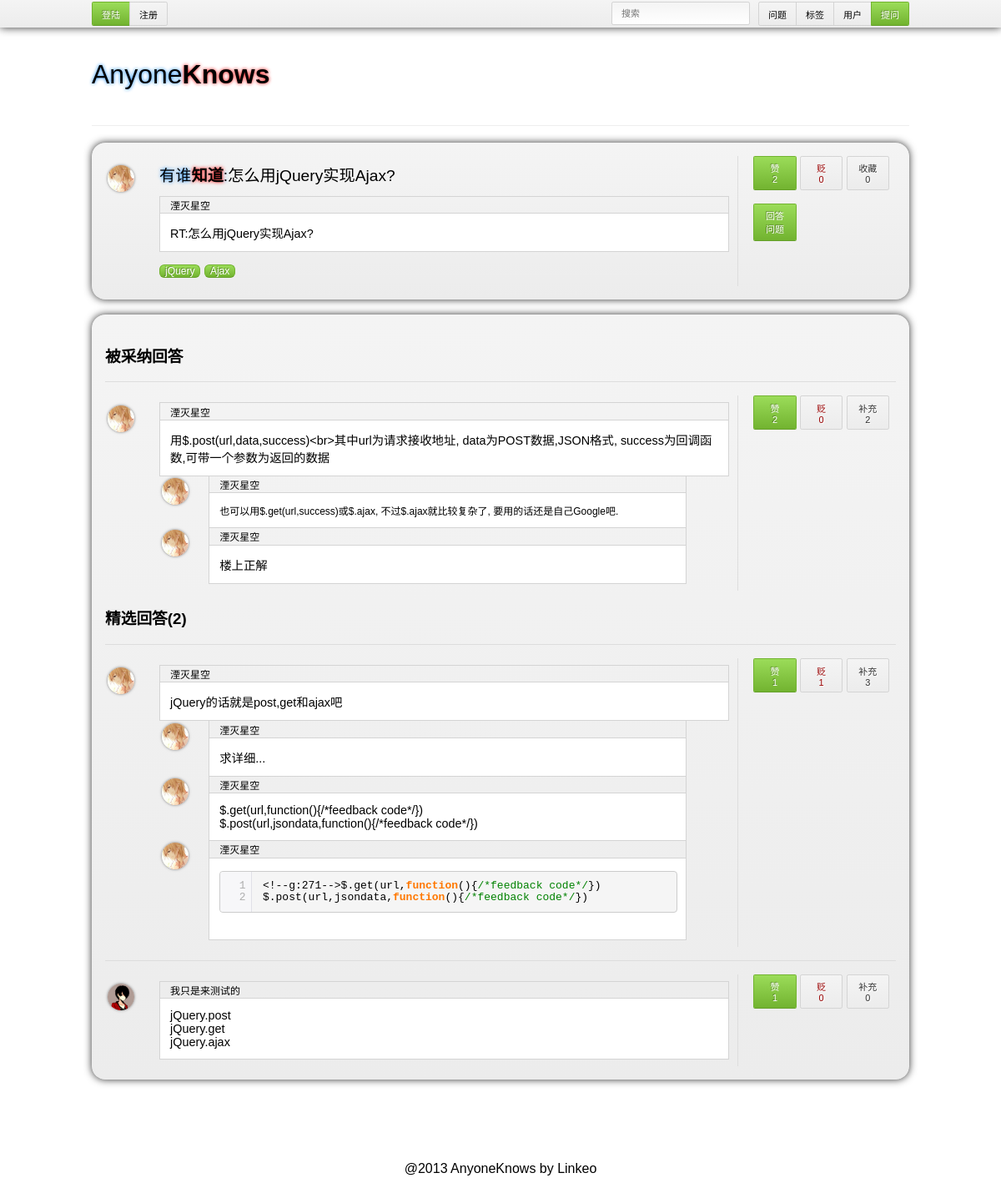
/question.php?qid=3, run on the app's committed database.
### tables this page shows
CREATE TABLE IF NOT EXISTS `question` (
  `qid` int(11) NOT NULL AUTO_INCREMENT,
  `uid` int(11) NOT NULL,
  `title` varchar(128) NOT NULL,
  `content` text NOT NULL,
  `time` timestamp NOT NULL DEFAULT CURRENT_TIMESTAMP,
  `tags` varchar(128) DEFAULT NULL,
  PRIMARY KEY (`qid`),
  KEY `uid` (`uid`)
);

CREATE TABLE IF NOT EXISTS `user` (
  `uid` int(11) NOT NULL AUTO_INCREMENT,
  `username` varchar(25) NOT NULL,
  `password` varchar(25) NOT NULL,
  `name` varchar(64) NOT NULL,
  `email` varchar(128) NOT NULL,
  `website` varchar(128) DEFAULT NULL,
  `location` varchar(128) DEFAULT NULL,
  `gender` int(1) NOT NULL,
  `avator` int(1) NOT NULL,
  `time` timestamp NOT NULL DEFAULT CURRENT_TIMESTAMP,
  PRIMARY KEY (`uid`),
  UNIQUE KEY `username` (`username`,`email`)
);

CREATE TABLE IF NOT EXISTS `answer` (
  `aid` int(11) NOT NULL AUTO_INCREMENT,
  `uid` int(11) NOT NULL,
  `qid` int(11) NOT NULL,
  `content` text NOT NULL,
  `time` timestamp NOT NULL DEFAULT CURRENT_TIMESTAMP,
  PRIMARY KEY (`aid`),
  KEY `qid` (`qid`),
  KEY `uid` (`uid`)
);

CREATE TABLE IF NOT EXISTS `improvement` (
  `iid` int(11) NOT NULL AUTO_INCREMENT,
  `uid` int(11) NOT NULL,
  `aid` int(11) NOT NULL,
  `content` text NOT NULL,
  `time` timestamp NOT NULL DEFAULT CURRENT_TIMESTAMP,
  PRIMARY KEY (`iid`),
  KEY `aid` (`aid`),
  KEY `uid` (`uid`)
);

### question.php (the view, shortened to what this page needs)
<!doctype html>
<?php
	require('model.php');
	$question=false;
	if(isset($_GET['qid'])){
		$question=query_question_by_qid($_GET['qid']);
		$quser=query_user_by_uid($question['uid']);
	}
	$uid=0;
?>
<html>
<head>
</head>
<body>
	<nav> <?php common_nav(); ?> </nav>
	<div class='site'>
		<div class='pagehead container'>
			<h1 class='sitename'>Anyone<b>Knows</b></h1>
		</div>
		<div class='container'>
		<div class='box' id='question' qid=<?php echo "'".$question['qid']."'"; ?>>
			<div class='qcontent'>
				<a class='quser' href=<?php echo "user.php?uid=".$question['uid']; ?>>
					<img src=<?php echo "'".get_avator($quser)."'"; ?> class='qavator'>
				</a>
				<div class='qtitle'>
					<?php if(!$question){ ?>
					<p><span class='sitename'>有谁<b>知道</b>:</span>怎么使用jQuery来实现Ajax?</p>
					<p class='question content'>RT</p>
					<p class='question content'>RT</p>
					<a class='tag' href='#'>jQuery</a>
					<a class='tag' href='#'>Ajax</a>
					<?php }else{ ?>
					<p><span class='sitename'>有谁<b>知道</b>:</span><?php echo $question['title']; ?></p>
					<div class='question author'><?php echo query_user_by_uid($question['uid'])['name']; ?></div>
					<div class='question content'><?php echo $question['content']; ?></div>
					<?php } ?><?php
					$tags = json_decode($question['tags']);
					if(is_array($tags))
						foreach($tags as $value){ ?>
						<a class='tag' href=<?php echo "'tag.php?tag=".$value."'"; ?>><?php echo $value; ?></a>
					<?php } ?>
				</div>
			</div>
			<div class='qstat'>
				<div><p class='stat button primary upvote question'><?php echo query_upvote_string_by_qid($uid,$question['qid']); ?></p></div>
				<div><p class='stat button danger downvote question'><?php echo query_downvote_string_by_qid($uid,$question['qid']); ?></p></div>
				<div><p class='stat button star question'><?php echo query_star_string_by_qid($uid,$question['qid']); ?></p></div>
				<div><p id='answer' class='stat button primary'>回答<br>问题</p></div>
			</div>
		</div>
		<br>
		<div class='box'>
			<?php
				$answers=query_answers_by_qid($question['qid']);
				$count=count($answers);
				if($accepted=query_accepted_answer($question['qid'])){
				$count--;
			?>
			<h3>被采纳回答</h3>
			<div class='aitem' aid=<?php echo "'".$accepted['aid']."'"; ?> >
				<div class='acontent'>
					<a class='auser' href=<?php echo "user.php?uid=".$accepted['uid']; ?>>
						<img src=<?php echo "'".get_avator(query_user_by_uid($accepted['uid']))."'"; ?> class='qavator'>
					</a>
					<div class='atitle'>
						<div class='author'><?php echo query_user_by_uid($accepted['uid'])['name']; ?></div>
						<div class='content'><?php echo $accepted['content']; ?></div>
						<?php $improvements=query_improvements_by_aid($accepted['aid']);
								foreach ($improvements as $improvement) {
						?>
						<div class='improvement' iid=<?php echo "'".$improvement['iid']."'"; ?>>
							<a class='iuser' href=<?php echo "user.php?uid=".$improvement['uid']; ?>>
								<img src=<?php echo "'".get_avator(query_user_by_uid($improvement['uid']))."'"; ?> class='qavator'>
							</a>
							<div class='ititle'>
								<div class='author'><?php echo query_user_by_uid($improvement['uid'])['name']; ?>
								</div>
								<div class='content'><?php echo $improvement['content']; ?></div>
							</div>
						</div>
						<?php } ?>
					</div>
				</div>
				<div class='astat'>
					<div><p class='stat button primary upvote answer'><?php echo query_upvote_string_by_aid($uid,$accepted['aid']); ?></p></div>
					<div><p class='stat button danger downvote answer'><?php echo query_downvote_string_by_aid($uid,$accepted['aid']); ?></p></div>
					<div><p class='stat button improv'>补充<br><?php echo count($improvements); ?></p></div>
				</div>
			</div>
			<?php } ?>
			<?php if($count>0){ ?>
			<h3>精选回答(<?php echo $count; ?>)</h3>
			<?php } ?>
			<?php foreach ($answers as $answer)
					if($answer['aid']!=$accepted['aid']) {
			?>
			<div class='aitem' aid=<?php echo "'".$answer['aid']."'"; ?> >
				<div class='acontent'>
					<a class='auser' href=<?php echo "user.php?uid=".$answer['uid']; ?>>
						<img src=<?php echo "'".get_avator(query_user_by_uid($answer['uid']))."'"; ?> class='qavator'>
					</a>
					<div class='atitle'>
						<div class='author'><?php echo query_user_by_uid($answer['uid'])['name']; ?></div>
						<div class='content'><?php echo $answer['content']; ?></div>
						<?php $improvements=query_improvements_by_aid($answer['aid']);
								foreach ($improvements as $improvement) {
						?>
						<div class='improvement' iid=<?php echo "'".$improvement['iid']."'"; ?>>
							<a class='iuser' href=<?php echo "user.php?uid=".$improvement['uid']; ?>>
								<img src=<?php echo "'".get_avator(query_user_by_uid($improvement['uid']))."'"; ?> class='qavator'>
							</a>
							<div class='ititle'>
								<div class='author'><?php echo query_user_by_uid($improvement['uid'])['name']; ?>
								</div>
								<div class='content'><?php echo $improvement['content']; ?></div>
							</div>
						</div>
						<?php } ?>
					</div>
				</div>
				<div class='astat'>
					<div><p class='stat button primary upvote answer'><?php echo query_upvote_string_by_aid($uid,$answer['aid']); ?></p></div>
					<div><p class='stat button danger downvote answer'><?php echo query_downvote_string_by_aid($uid,$answer['aid']); ?></p></div>
					<div><p class='stat button improv'>补充<br><?php echo count($improvements); ?></p></div>
				</div>
			</div>
			<?php } ?>
		</div>
		<br>
		</div>
	</div>
</body>
</html>

### mysql.php (shortened to what this page needs)
<?php
	function connect(){
		$db_schema='anyoneknows';
	}
	function query_user_by_uid($uid){
		$query="select * from user where uid=$uid";
		$result=mysql_query($query);
		$user=mysql_fetch_assoc($result);
		if($user)
			return $user;
		else
			return false;
	}
	function query_question_by_qid($qid){
		$query="select * from question where qid=$qid";
		$result=mysql_query($query);
		$question=mysql_fetch_assoc($result);
		if($question)
			return $question;
		else
			return false;
	}
	function query_answers_by_qid($qid){
		$query="select * from answer where qid=$qid";
		$result = mysql_query($query);
		$answers = array();
		$i=0;
		while($row=mysql_fetch_assoc($result))
			$answers[$i++]=$row;
		return $answers;
	}
	function query_improvements_by_aid($aid){
		$query="select * from improvement where aid=$aid";
		$result = mysql_query($query);
		$improvs = array();
		$i=0;
		while($row=mysql_fetch_assoc($result))
			$improvs[$i++]=$row;
		return $improvs;
	}
	function query_accepted_answer($qid){
		$query="select answer.* from answer,accept where answer.aid=accept.aid and accept.qid=answer.qid and accept.qid=$qid";
		$result=mysql_query($query);
		$answer=mysql_fetch_assoc($result);
		if($answer)
			return $answer;
		else
			return false;
	}
	function query_exist_vote($uid, $type, $vect, $id){
		if($type=='s'){
			$query = "select count(*) from star where qid=$id and uid = $uid";
		}else{
			if($type=='q'){
				$ids = 'qid';
				$ts = 'question';
			}else if($type=='a'){
				$ids = 'aid';
				$ts = 'answer';
			}
			$query = "select count(*) from $vect"."_"."$ts where $ids=$id and uid=$uid";
		}
		$result = mysql_query($query);
		if($row=mysql_fetch_array($result))
			return ($row[0]>0);
		else
			return 'fail';
	}
	function query_upvote_string_by_qid($uid,$qid){
		$exist=query_exist_vote($uid,'q','upvote',$qid);
		$query="select count(*) from upvote_question where qid=$qid";
		$result = mysql_query($query);
		if($row=mysql_fetch_array($result)){
			if($exist)
				return '已赞<br>'.$row[0];
			else
				return '赞<br>'.$row[0];
		}
		else
			return 'fail';
	}
	function query_downvote_string_by_qid($uid,$qid){
		$exist=query_exist_vote($uid,'q','downvote',$qid);
		$query="select count(*) from downvote_question where qid=$qid";
		$result = mysql_query($query);
		if($row=mysql_fetch_array($result)){
			if($exist)
				return '已贬<br>'.$row[0];
			else
				return '贬<br>'.$row[0];
		}
		else
			return 'fail';
	}
	function query_star_string_by_qid($uid,$qid){
		$exist=query_exist_vote($uid,'s','star',$qid);
		$query="select count(*) from star where qid=$qid";
		$result = mysql_query($query);
		if($row=mysql_fetch_array($result)){
			if($exist)
				return '已收<br>'.$row[0];
			else
				return '收藏<br>'.$row[0];
		}
		else
			return 'fail';
	}
	function query_upvote_string_by_aid($uid,$aid){
		$exist=query_exist_vote($uid,'a','upvote',$aid);
		$query="select count(*) from upvote_answer where aid=$aid";
		$result = mysql_query($query);
		if($row=mysql_fetch_array($result)){
			if($exist)
				return '已赞<br>'.$row[0];
			else
				return '赞<br>'.$row[0];
		}
		else
			return 'fail';
	}
	function query_downvote_string_by_aid($uid,$aid){
		$exist=query_exist_vote($uid,'a','downvote',$aid);
		$query="select count(*) from downvote_answer where aid=$aid";
		$result = mysql_query($query);
		if($row=mysql_fetch_array($result)){
			if($exist)
				return '已贬<br>'.$row[0];
			else
				return '贬<br>'.$row[0];
		}
		else
			return 'fail';
	}
?>

### css/gh-buttons.css (style rules this page uses)
.button { position: relative; overflow: visible; display: inline-block; padding: 0.5em 1em; border: 1px solid #d4d4d4; margin: 0; text-decoration: none; text-align: center; text-shadow: 1px 1px 0 #fff; font-size:11px; color: #333; white-space: nowrap; cursor: pointer; outline: none; background-color: #ececec; background-image: -webkit-gradient(linear, 0 0, 0 100%, from(#f4f4f4), to(#ececec)); background-image: -moz-linear-gradient(#f4f4f4, #ececec); background-image: -ms-linear-gradient(#f4f4f4, #ececec); background-image: -o-linear-gradient(#f4f4f4, #ececec); background-image: linear-gradient(#f4f4f4, #ececec); -moz-background-clip: padding; background-clip: padding-box; border-radius: 0.2em; zoom: 1; *display: inline; }
.button.primary { border-color: #72b330; border-bottom-color: #65a02a; text-decoration: none; text-shadow: -1px -1px 0 rgba(0,0,0,0.3); color: #fff; background-color: #8dde3c; background-image: -webkit-gradient(linear, 0 0, 0 100%, from(#9bdc59), to(#72b330)); background-image: -moz-linear-gradient(#9bdc59, #72b330); background-image: -o-linear-gradient(#9bdc59, #72b330); background-image: linear-gradient(#9bdc59, #72b330); }
.button.danger { color: #900; }

### data on the page
question: title "怎么用jQuery实现Ajax?", uid.name "湮灭星空", content "RT:怎么用jQuery实现Ajax?", tags "jQuery", tags "Ajax"
answer: uid.name "湮灭星空", content "用$.post(url,data,success)<br>其中url为请求接收地址, data为POST数据,JSON格式, success为回调函数,可带一个参数为返回的数据"
improvement: uid.name "湮灭星空", content "也可以用$.get(url,success)或$.ajax, 不过$.ajax就比较复杂了, 要用的话还是自己Google吧."
improvement: uid.name "湮灭星空", content "楼上正解"
answer: shows a picture, uid.name "湮灭星空", content "jQuery的话就是post,get和ajax吧", row "1", count($improvements) "3"
improvement: uid.name "湮灭星空", content "求详细..."
improvement: uid.name "湮灭星空", content "$.get(url,function(){/*feedback code*/}) $.post(url,jsondata,function(){/*feedback code*/})"
improvement: uid.name "湮灭星空"
answer: shows a picture, uid.name "我只是来测试的", content "jQuery.post jQuery.get jQuery.ajax", row "1", row "0", count($improvements) "0"

### other printed values
$row[0] "2"
$row[0] "0"
count($improvements) "2"
$count "2"
